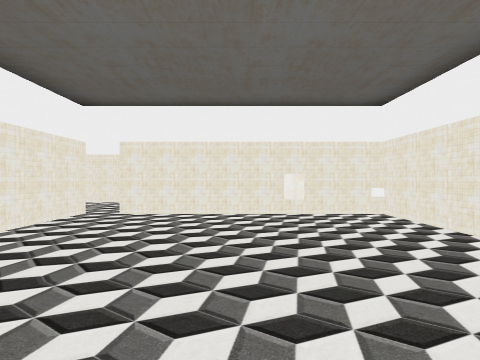
[1] (above)

17 first-person views from a walk through a Unity game level. The camera is 1.5 m above the floor, looks level and sees 85° across. The floor is counted in squares, 2 m on a side. Each view is taken from the middle of a square. On the plan, view 1 faces up. The plan holds only what a view shows up to about 9 squares ahead; the rest is blank. The place goes on beyond the plan. The player is left out. Door leaves are left out, so doorways stand open.

[2]
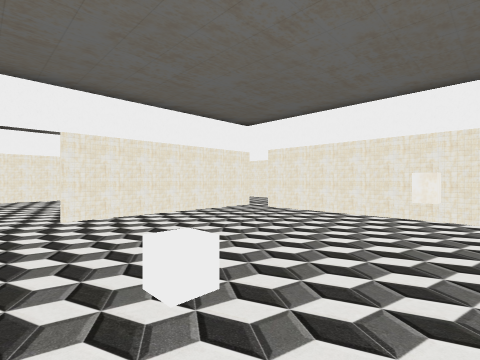

[3]
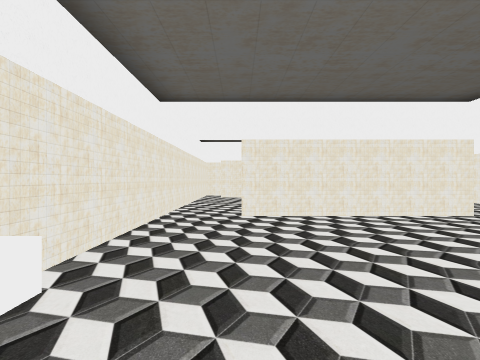

[4]
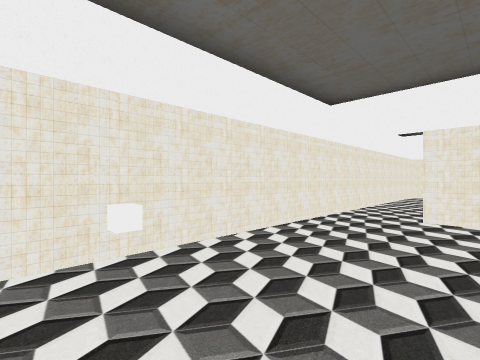

[5]
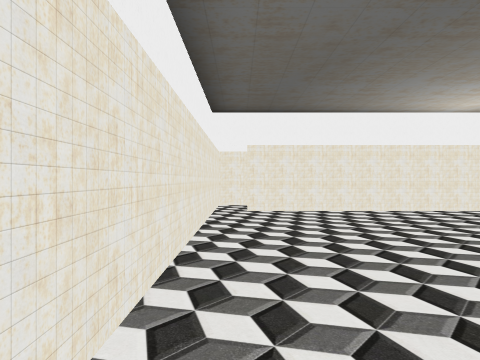

[6]
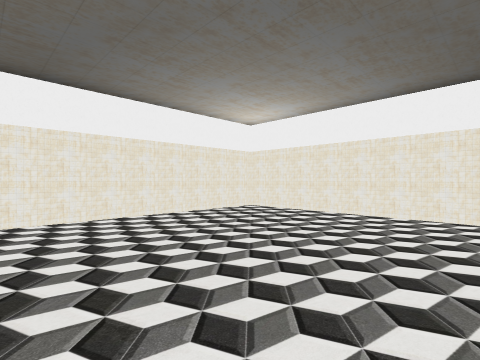

[7]
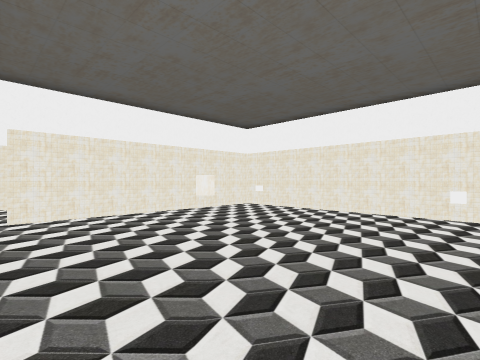

[8]
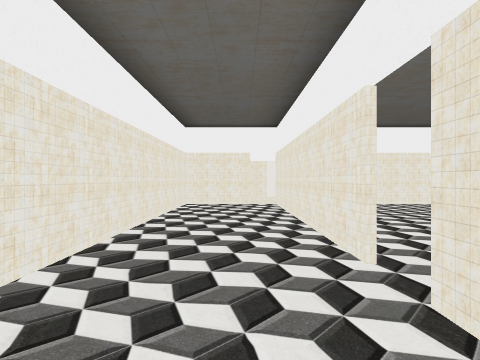

[9]
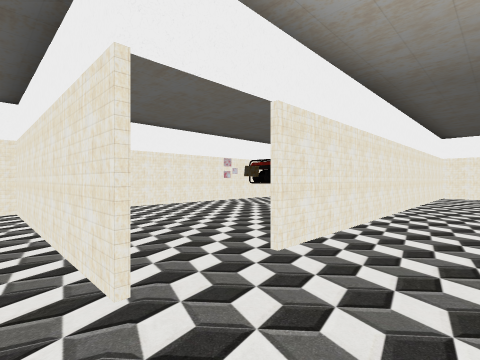

[10]
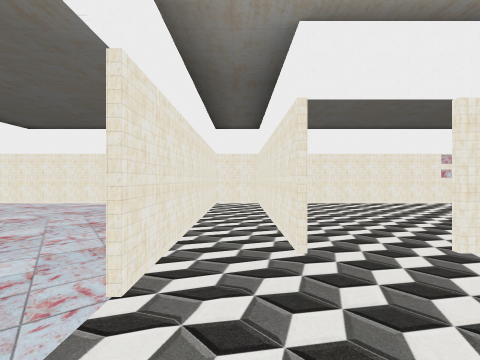

[11]
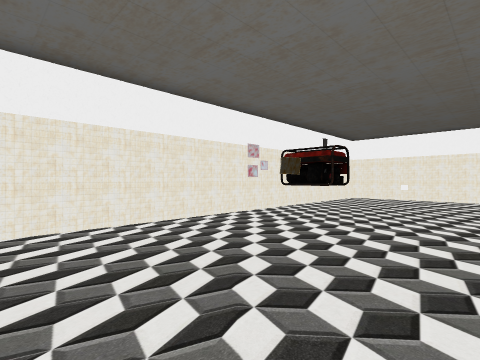

[12]
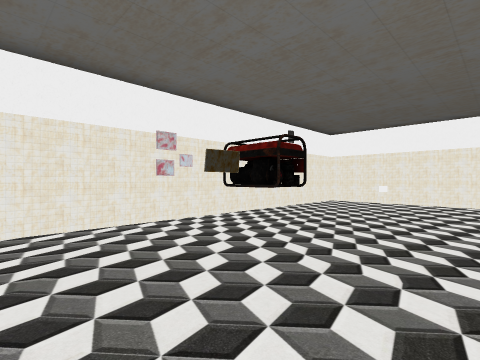

[13]
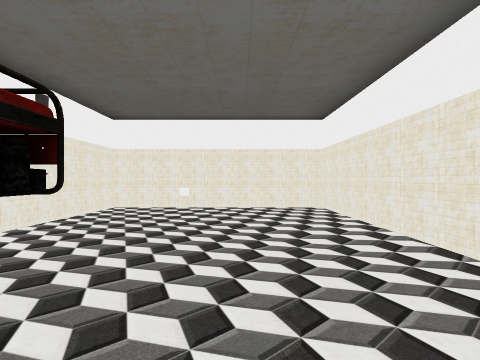

[14]
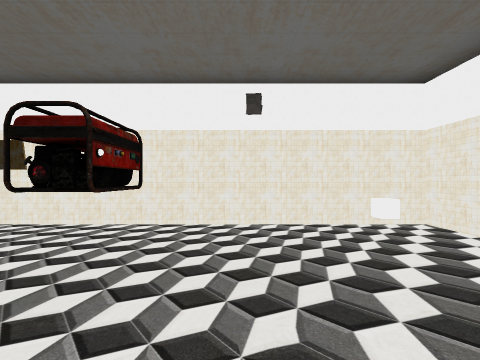

[15]
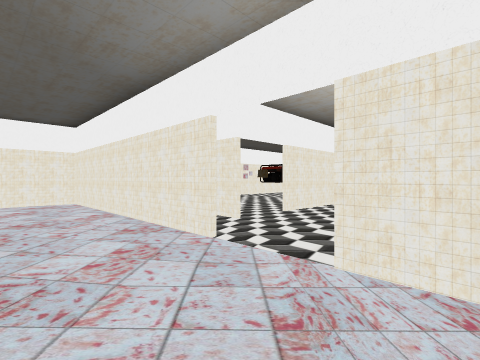

[16]
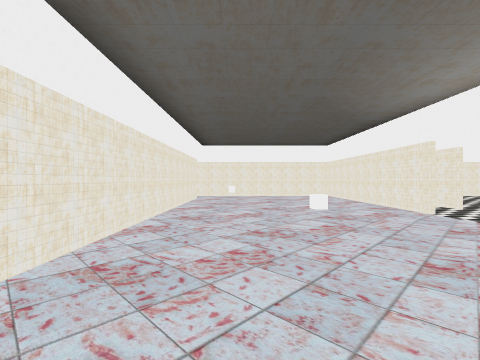

[17]
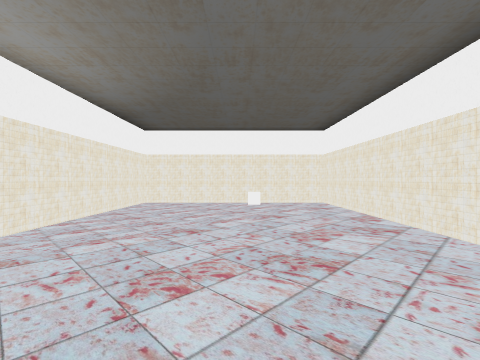

### Floor plan
Points are (right, up) in squares from view 1. A wall is a line through its corners. A room is listed if a view was taken in it or the views show most of it. See-through windows are left out.
Room 1 (views 1, 2, 3, 4, 5, 7)
walls: (-3.5, 5.9) (-3.5, 1); (-3.5, -0.6) (2, -0.6); (3.1, 0.3) (3.1, 5.8) (-2.8, 5.8)
ways out: opening at (-4, 0.5) to room 2; opening at (-3, 6) to room 3
objects: white cube (1, 0); other object (1, 5)
Room 2 (view 6)
walls: (-8.5, -0.6) (-3.5, -0.6); (-4.3, 5.8) (-9.3, 5.8) (-9.3, 0.2)
ways out: opening at (-4, 0.5) to room 1; opening at (-9, 0) to room 4
Room 3 (view 8)
walls: (-2.8, 5.9) (3.2, 5.9); (-3.9, 5.9) (-3.5, 5.9); (3.1, 8.7) (-7.8, 8.7); (3.1, 6.6) (3.1, 9)
ways out: opening at (-3, 6) to room 1; opening at (-9, 7.5) to room 4; opening at (-8, 9) to room 5; open door at (3, 6.5)
Room 4 (views 9, 10)
walls: (-9.4, 8.6) (-9.4, 14.4) (-10.8, 14.4) (-10.8, 7.6); (-10.8, 0.3) (-10.8, -0.6); (-10.5, -0.6) (-8.5, -0.6)
ways out: opening at (-9, 0) to room 2; opening at (-9, 7.5) to room 3; opening at (-11, 7) to room 6
Room 5 (views 11, 12, 13, 14)
walls: (-1.6, 8.8) (3.1, 8.8); (3.1, 9) (3.1, 14.4) (-7.9, 14.4)
ways out: opening at (-8, 9) to room 3
objects: other object (-4, 14); generator (-2, 13) to (-2, 14); white cube (1, 12)
Room 6 (views 15, 16, 17)
walls: (-10.9, 7.6) (-10.9, 14.4) (-12.6, 14.4); (-16.8, 11) (-16.8, -0.6) (-10.9, -0.6) (-10.9, 6); (-14.3, 14.4) (-16.6, 14.4)
ways out: opening at (-11, 7) to room 4; opening at (-17, 13.5)
objects: other object (-15, 8); white cube (-14, 5)

Positions as (right, up) in squares from view 1, and headings:
1: (0, 0), facing up
2: (2, 0), facing up-left
3: (2, 1), facing left
4: (2, 2), facing down-left
5: (-3, 0), facing left
6: (-4, 0), facing up-left
7: (-3, 0), facing up-right
8: (-5, 7), facing right
9: (-10, 7), facing up-right
10: (-10, 6), facing up
11: (-8, 10), facing up-right
12: (-6, 10), facing up-right
13: (-4, 11), facing right
14: (0, 10), facing up
15: (-13, 5), facing up-right
16: (-15, 2), facing up
17: (-14, 8), facing down
